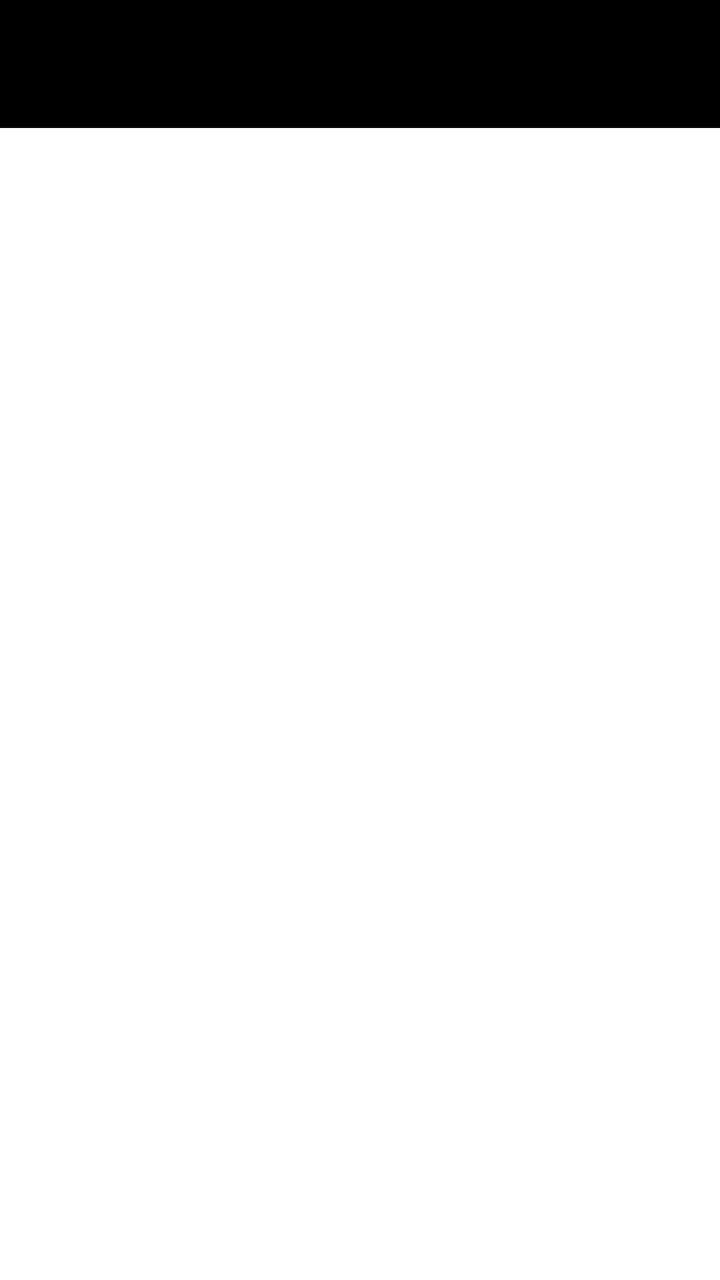
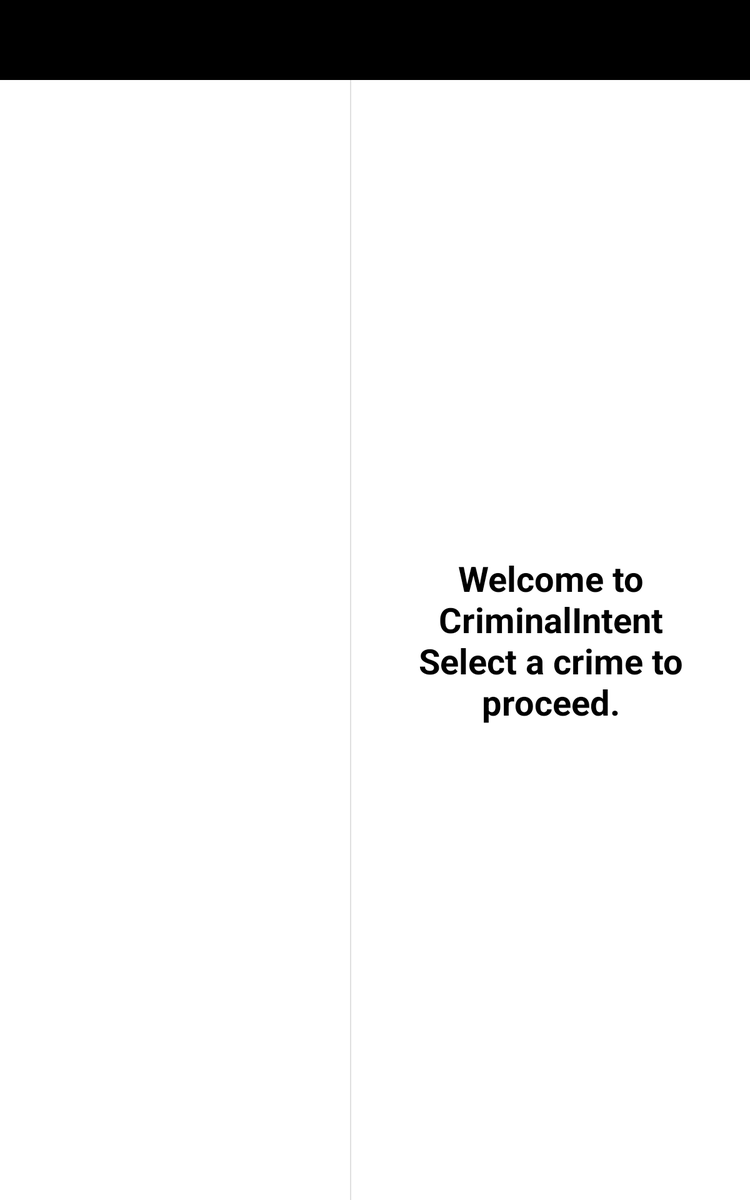

First picture: res/layout/ on a phone held upright. Second picture: the repository's own variant of that layout, on a device whose configuration matches the variant's folder. Source for both follows.
<!-- AndroidManifest.xml: application theme Theme.CriminalIntent -->
<!-- res/layout/activity_main.xml -->
<?xml version="1.0" encoding="utf-8"?>
<androidx.coordinatorlayout.widget.CoordinatorLayout xmlns:android="http://schemas.android.com/apk/res/android"
    xmlns:app="http://schemas.android.com/apk/res-auto"
    xmlns:tools="http://schemas.android.com/tools"
    android:layout_width="match_parent"
    android:layout_height="match_parent"
    android:background="@android:color/white"
    tools:context=".CrimeListActivity">

    <com.google.android.material.appbar.AppBarLayout
        android:layout_width="match_parent"
        android:layout_height="wrap_content">

        <androidx.appcompat.widget.Toolbar
            android:id="@+id/toolbar"
            android:layout_width="match_parent"
            android:layout_height="?attr/actionBarSize"
            android:background="@color/black"
            android:theme="@style/ThemeOverlay.AppCompat.Dark.ActionBar"
            app:popupTheme="@style/ThemeOverlay.CriminalIntent.ToolbarPopup" />
    </com.google.android.material.appbar.AppBarLayout>

    <FrameLayout
        android:id="@+id/fragment_container"
        android:layout_width="match_parent"
        android:layout_height="match_parent"
        app:layout_behavior="@string/appbar_scrolling_view_behavior" />

</androidx.coordinatorlayout.widget.CoordinatorLayout>
<!-- resources referenced by this layout -->
<resources>
  <color name="black">#FF000000</color>
  <style name="ThemeOverlay.CriminalIntent.ToolbarPopup" parent="ThemeOverlay.Material3.Light">
          <item name="android:textColorPrimary">@color/black</item>
          <item name="android:textColorSecondary">@color/black</item>
          <item name="colorOnSurface">@color/black</item>
          <item name="android:popupBackground">@color/white</item>
          <item name="popupMenuStyle">@style/Widget.CriminalIntent.PopupMenu</item>
      </style>
  <style name="Theme.CriminalIntent" parent="Base.Theme.CriminalIntent" />
  <color name="white">#FFFFFFFF</color>
  <style name="Widget.CriminalIntent.PopupMenu" parent="Widget.Material3.PopupMenu">
          <item name="android:textColor">@color/black</item>
      </style>
  <style name="Base.Theme.CriminalIntent" parent="Theme.Material3.DayNight.NoActionBar">
          
          <item name="colorPrimary">@color/sky_blue_primary</item>
          <item name="colorOnPrimary">@color/sky_blue_on_primary</item>
          <item name="colorPrimaryContainer">@color/sky_blue_primary_variant</item>
          <item name="colorOnPrimaryContainer">@color/sky_blue_on_primary</item>
          <item name="colorSecondary">@color/sky_blue_secondary</item>
          <item name="colorOnSecondary">@color/sky_blue_on_secondary</item>
          <item name="colorSecondaryContainer">@color/sky_blue_secondary_variant</item>
          <item name="colorOnSecondaryContainer">@color/sky_blue_on_primary</item>
          <item name="android:statusBarColor">@color/black</item>
      </style>
  <color name="sky_blue_primary">#2196F3</color>
  <color name="sky_blue_on_primary">#FFFFFF</color>
  <color name="sky_blue_primary_variant">#1976D2</color>
  <color name="sky_blue_secondary">#03DAC6</color>
  <color name="sky_blue_on_secondary">#000000</color>
  <color name="sky_blue_secondary_variant">#018786</color>
</resources>
<!-- res/layout-sw600dp/activity_main.xml (the repository's variant of the layout above) -->
<!-- drawn on a 7-inch tablet held upright -->
<?xml version="1.0" encoding="utf-8"?>
<androidx.coordinatorlayout.widget.CoordinatorLayout xmlns:android="http://schemas.android.com/apk/res/android"
    xmlns:app="http://schemas.android.com/apk/res-auto"
    xmlns:tools="http://schemas.android.com/tools"
    android:layout_width="match_parent"
    android:layout_height="match_parent"
    android:background="@android:color/white"
    tools:context=".CrimeListActivity">

    <com.google.android.material.appbar.AppBarLayout
        android:layout_width="match_parent"
        android:layout_height="wrap_content">

        <androidx.appcompat.widget.Toolbar
            android:id="@+id/toolbar"
            android:layout_width="match_parent"
            android:layout_height="?attr/actionBarSize"
            android:background="@color/black"
            android:theme="@style/ThemeOverlay.AppCompat.Dark.ActionBar"
            app:popupTheme="@style/ThemeOverlay.CriminalIntent.ToolbarPopup" />
    </com.google.android.material.appbar.AppBarLayout>

    <LinearLayout
        android:layout_width="match_parent"
        android:layout_height="match_parent"
        android:orientation="horizontal"
        app:layout_behavior="@string/appbar_scrolling_view_behavior">

        <FrameLayout
            android:id="@+id/fragment_container"
            android:layout_width="280dp"
            android:layout_height="match_parent"
            android:background="@android:color/white" />

        <View
            android:layout_width="1dp"
            android:layout_height="match_parent"
            android:background="@color/crime_row_divider" />

        <FrameLayout
            android:layout_width="0dp"
            android:layout_height="match_parent"
            android:layout_weight="1"
            android:background="@android:color/white">

            <TextView
                android:id="@+id/detail_placeholder"
                android:layout_width="wrap_content"
                android:layout_height="wrap_content"
                android:layout_gravity="center"
                android:gravity="center"
                android:maxWidth="420dp"
                android:padding="24dp"
                android:text="@string/crime_detail_placeholder"
                android:textColor="@color/black"
                android:textSize="28sp"
                android:textStyle="bold" />

            <FrameLayout
                android:id="@+id/detail_container"
                android:layout_width="match_parent"
                android:layout_height="match_parent" />
        </FrameLayout>
    </LinearLayout>

</androidx.coordinatorlayout.widget.CoordinatorLayout>
<!-- resources referenced by the variant -->
<!-- as a 7-inch tablet held upright resolves them -->
<resources>
  <color name="black">#FF000000</color>
  <color name="crime_row_divider">#1F000000</color>
  <string name="crime_detail_placeholder">Welcome to CriminalIntent\nSelect a crime to proceed.</string>
  <style name="ThemeOverlay.CriminalIntent.ToolbarPopup" parent="ThemeOverlay.Material3.Light">
          <item name="android:textColorPrimary">@color/black</item>
          <item name="android:textColorSecondary">@color/black</item>
          <item name="colorOnSurface">@color/black</item>
          <item name="android:popupBackground">@color/white</item>
          <item name="popupMenuStyle">@style/Widget.CriminalIntent.PopupMenu</item>
      </style>
  <style name="Theme.CriminalIntent" parent="Base.Theme.CriminalIntent" />
  <color name="white">#FFFFFFFF</color>
  <style name="Widget.CriminalIntent.PopupMenu" parent="Widget.Material3.PopupMenu">
          <item name="android:textColor">@color/black</item>
      </style>
  <style name="Base.Theme.CriminalIntent" parent="Theme.Material3.DayNight.NoActionBar">
          
          <item name="colorPrimary">@color/sky_blue_primary</item>
          <item name="colorOnPrimary">@color/sky_blue_on_primary</item>
          <item name="colorPrimaryContainer">@color/sky_blue_primary_variant</item>
          <item name="colorOnPrimaryContainer">@color/sky_blue_on_primary</item>
          <item name="colorSecondary">@color/sky_blue_secondary</item>
          <item name="colorOnSecondary">@color/sky_blue_on_secondary</item>
          <item name="colorSecondaryContainer">@color/sky_blue_secondary_variant</item>
          <item name="colorOnSecondaryContainer">@color/sky_blue_on_primary</item>
          <item name="android:statusBarColor">@color/black</item>
      </style>
  <color name="sky_blue_primary">#2196F3</color>
  <color name="sky_blue_on_primary">#FFFFFF</color>
  <color name="sky_blue_primary_variant">#1976D2</color>
  <color name="sky_blue_secondary">#03DAC6</color>
  <color name="sky_blue_on_secondary">#000000</color>
  <color name="sky_blue_secondary_variant">#018786</color>
</resources>
